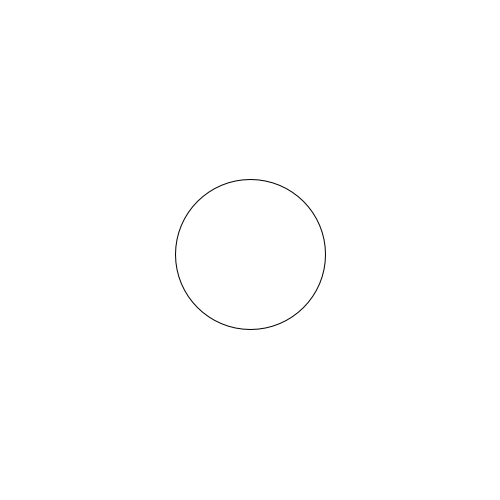
Frame 1 (no input)
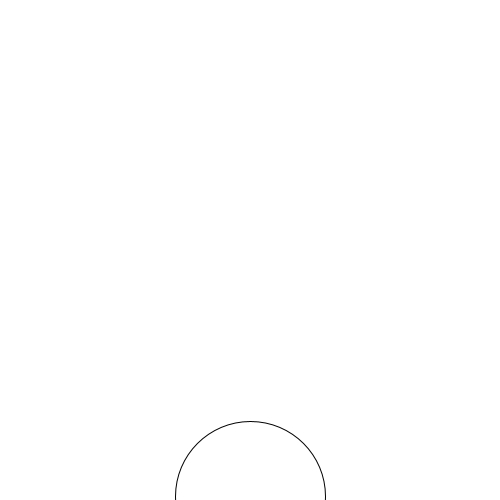
Frame 60 (the mouse pressed at the canvas centre just before this capture)
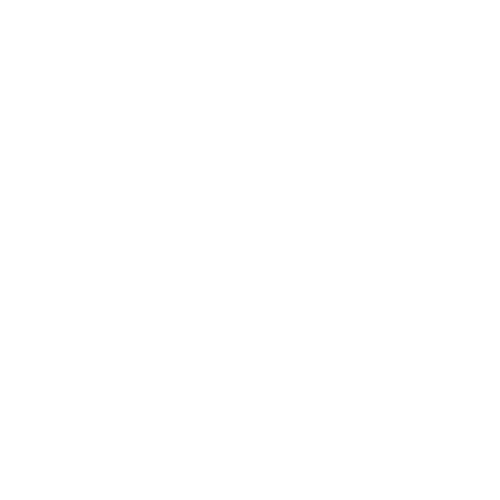
Frame 120 (the mouse held since frame 60 and released just before this capture)

The Processing sketch that drew these frames (run headless with seeded random() and noise(); from frame 60 on, the mouse is pressed at the canvas centre):

// Processing sketch: Sketch_2
// ── Sketch_2.pde
float amplitude = 360;
float period = 500;
float r = 150;
boolean click = false;

void setup() {
  size (500, 500);
}

void draw() {
  background(255);
  translate(width/2, height/2);
  float x = amplitude * sin((frameCount/period)*TWO_PI);
  
  //float d = dist(0, x,mouseX,mouseY);
  //if (click && d <= r/2) {
  //Note: once I add the conditional of d, it does not work anymore
  
  if (click) {
    stroke(0);
    fill(255);
    ellipse(x, 0, r, r);
  } else {
    stroke(0);
    fill(255);
    ellipse(0, x, r, r);
  }
}

void mouseClicked(){
  click = true;
}
